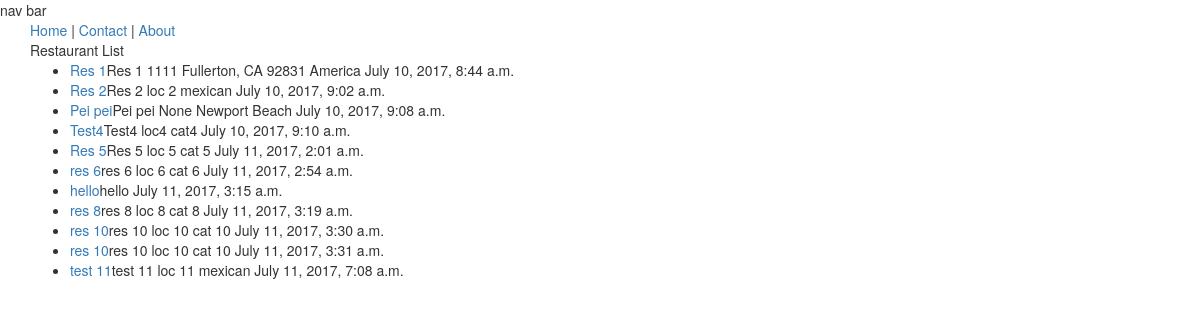
/restaurants/, run on an earlier commit of the app's database.
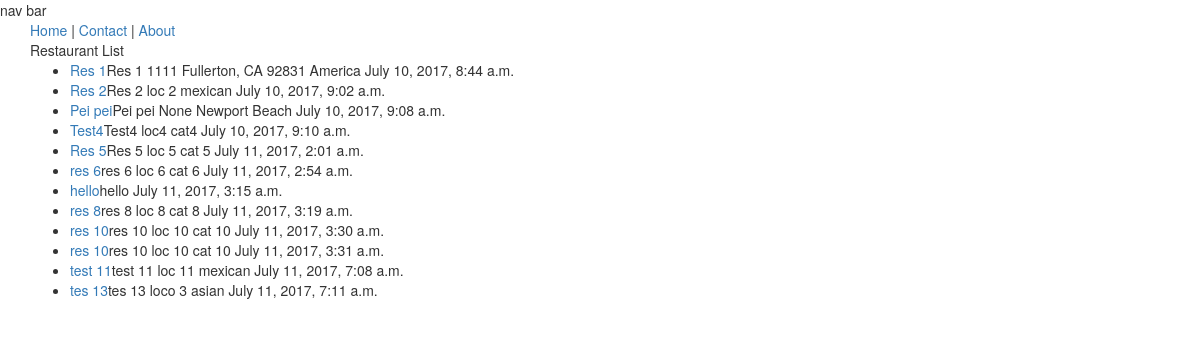
And on a later commit of the database.
### restaurants/models.py (models this page shows, shortened)
class RestaurantLocation(models.Model):
	owner 		= models.ForeignKey(User)
	name 		= models.CharField(max_length=120)
	location 	= models.CharField(max_length=120, null=True, blank=True)
	category 	= models.CharField(max_length=120, null=True, blank=True)
	timestamp 	= models.DateTimeField(auto_now_add=True)
	updated 	= models.DateTimeField(auto_now=True)
	slug		= models.SlugField(null=True, blank=True)

### restaurants/views.py (the view)
# urls.py: url(r'^restaurants/$', RestaurantListView.as_view()),
class RestaurantListView(ListView):
	template_name = 'restaurants/restaurants_list.html'
	def get_queryset(self):
		slug = self.kwargs.get("slug")
		if slug:
			queryset = RestaurantLocation.objects.filter(
					Q(category__iexact=slug) |
					Q(category__icontains=slug)
				)
		else:
			queryset = RestaurantLocation.objects.all()
		return queryset

### restaurants/templates/restaurants/restaurants_list.html (shortened to what this page needs)
{% extends 'base.html' %}
{% block content %}
<div>Restaurant List</div>
<ul>
	{% for obj in object_list %}
		<li><a href="/restaurants/{{obj.slug}}/">{{ obj.name }}</a>{{ obj.name }} {{ obj.location }} {{ obj.category }} {{ obj.timestamp }}</li>
	{% endfor %}
</ul>
{% endblock %}

What changed in the data, as far as the page shows it:
added RestaurantLocation: name "tes 13", location "loco 3", category "asian", timestamp "July 11, 2017, 7:11 a.m."
